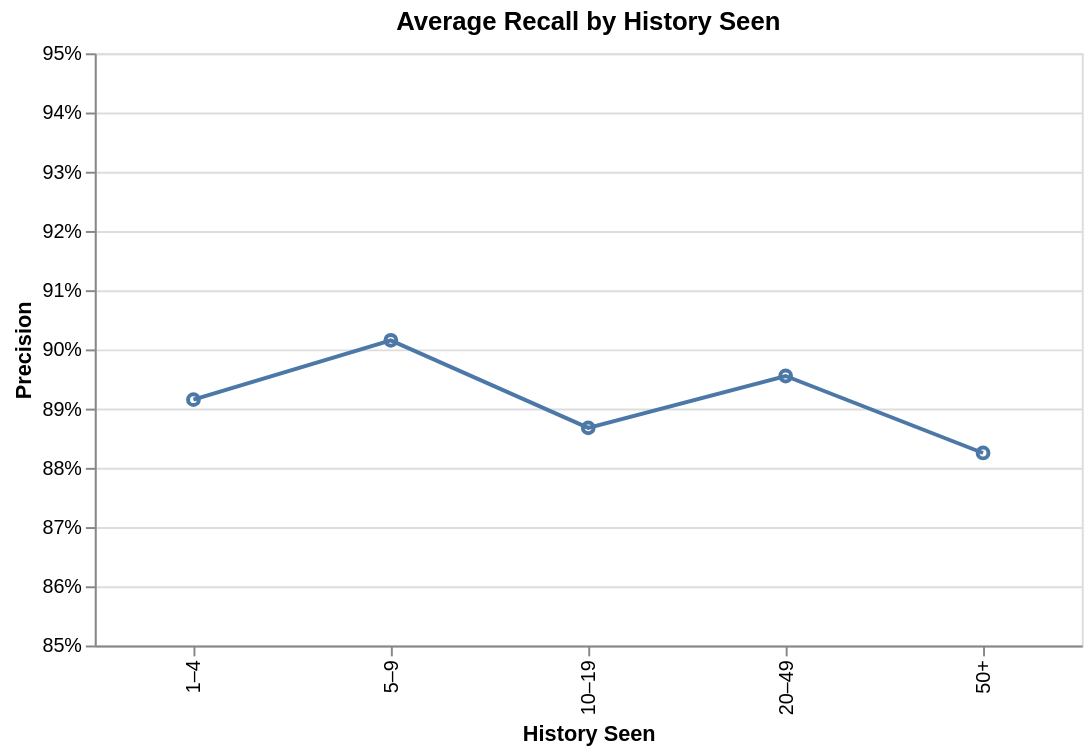

Source (notebook cell):
### Code cell
line = alt.Chart(bins).mark_line().encode(
    x=alt.X('history_group:O',
            sort = ['1–4', '5–9', '10–19', '20–49', '50+'],
            title='History Seen'),
    y=alt.Y('mean(p_recall):Q',
            scale=alt.Scale(domain=[0.85, 0.95], zero=False),
            axis=alt.Axis(format='.0%'),
            title='Precision'),
).properties(
    title='Average Recall by History Seen',
    width=500,
    height=300
)

point = alt.Chart(bins).mark_point().encode(
    x=alt.X('history_group:O',
            sort = ['1–4', '5–9', '10–19', '20–49', '50+'],
            title='History Seen'),
    y=alt.Y('mean(p_recall):Q',
            scale=alt.Scale(domain=[0.85, 0.95], zero=False),
            axis=alt.Axis(format='.0%'),
            title='Precision'),
).properties(
    title='Average Recall by History Seen',
    width=500,
    height=300
)

overlay = point + line
overlay.display()

### Figure 1 — Vega-Lite specification as saved in the notebook (floating-point values rounded to 4 significant figures; data arrays with more than 128 entries replaced by an {"elided": "..."} marker saying what was removed)
{"config": {"view": {"continuousWidth": 300, "continuousHeight": 300}}, "layer": [{"mark": {"type": "point"}, "encoding": {"x": {"field": "history_group", "sort": ["1–4", "5–9", "10–19", "20–49", "50+"], "title": "History Seen", "type": "ordinal"}, "y": {"aggregate": "mean", "axis": {"format": ".0%"}, "field": "p_recall", "scale": {"domain": [0.85, 0.95], "zero": false}, "title": "Precision", "type": "quantitative"}}, "title": "Average Recall by History Seen"}, {"mark": {"type": "line"}, "encoding": {"x": {"field": "history_group", "sort": ["1–4", "5–9", "10–19", "20–49", "50+"], "title": "History Seen", "type": "ordinal"}, "y": {"aggregate": "mean", "axis": {"format": ".0%"}, "field": "p_recall", "scale": {"domain": [0.85, 0.95], "zero": false}, "title": "Precision", "type": "quantitative"}}, "title": "Average Recall by History Seen"}], "data": {"name": "data-9e6af96ea44f41e17ac822f207c6ebf4"}, "height": 300, "width": 500, "$schema": "https://vega.github.io/schema/vega-lite/v6.4.1.json", "datasets": {"data-9e6af96ea44f41e17ac822f207c6ebf4": {"elided": "5000 records"}}}
